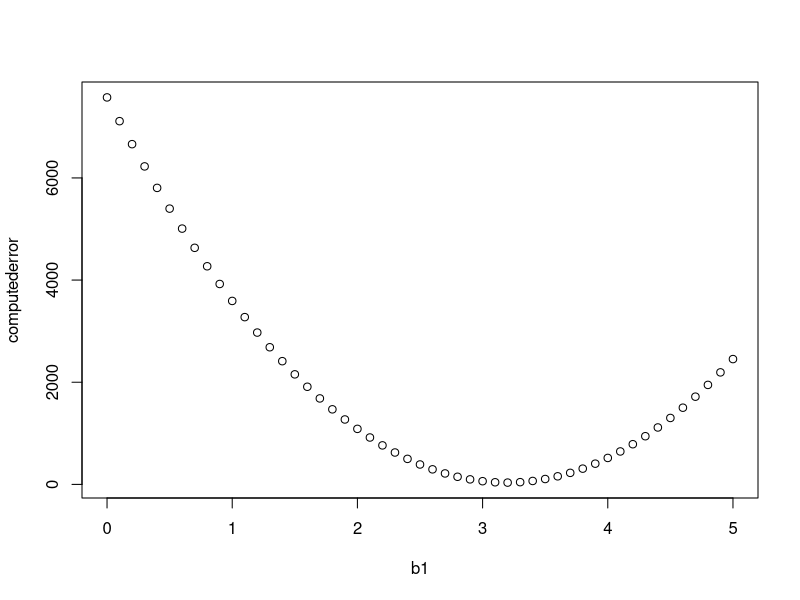

Here is the R script that generated this plot:
# Assignment 1:
#   group members:
#   1. Sachin Mathew Jose(sj555)
#   2. Chaitanya Shah(cms69)
#   3. Priyanka Bongale(pb435)
#   4. Pushkar Gadgil(pg395)

# Question 1
linear_regression <- function(x,y) {
  n_x = length(x);
  n_y = length(y);
  
  if(n_x != n_y) {
    print("the lengths should be same..");
    return;
  }
  meanx <- sum(x)/n_x;
  meany <- sum(y)/n_x;
  
  SSxy <- sum(x*y) - (n_x * meanx * meany);
  SSxx <- sum(x*x) - (n_x * meanx * meanx);
  
  B1 <- SSxy/SSxx;
  B0 <- meany - B1*meanx;
  
  return(c(B0, B1));
}

y<- c(22.2,33.4,45.7,50.2,55.9,89.1);
x<- c(1,5,7,9,10,22);

B <- linear_regression(x,y);
print (paste('The value of B0 and B1 are: ',B[1],B[2]))

#Question 2:
x_value <- 40;
y_value <- B[2] * x_value + B[1];

print (paste('the vale of y when x =', x_value,'is :',y_value))

#question 3:
squarederror<-function(b0,b1,x,y){
  y_pred <- b1 * x + b0;
  SSE <- sum((y_pred - y)^2);
  return(SSE);
}
print(paste('The Sum of squares of errors is : ',squarederror(B[1],B[2],x,y)))

#question 4:
b0=20.7
b1=seq(0,5,.1)
computederror<-NULL
for(i	in	1:length(b1)){
  computederror[i]<-squarederror(b0,b1[i],x,y)
}
plot(b1,computederror)